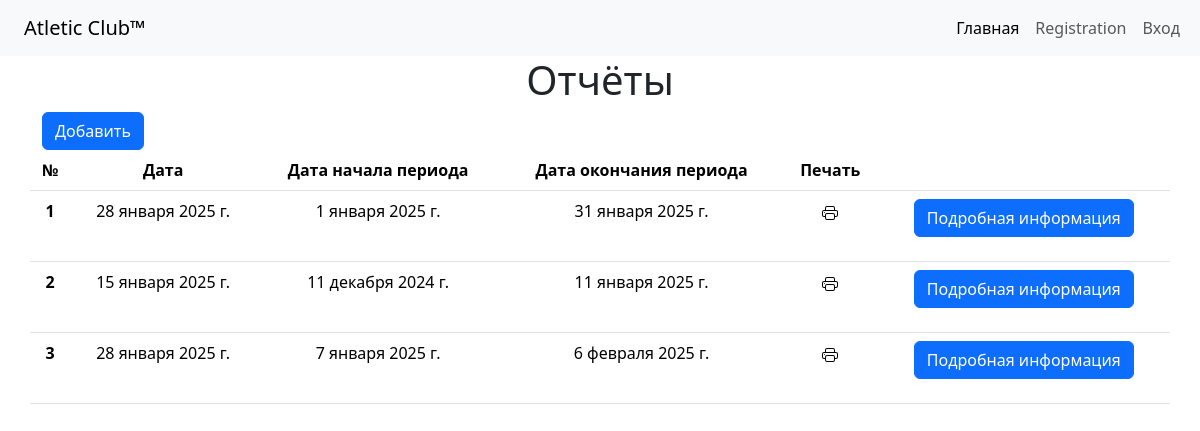
The page /reports/ on the database its author committed.
### diplom/reports/models.py (models this page shows)
class Reports(models.Model):
    date = models.DateField(verbose_name="Дата")
    date_since = models.DateField(verbose_name='Дата начала периода')
    date_to = models.DateField(verbose_name='Дата конца периода')

### diplom/reports/views.py (the view)
# urls.py: path('', views.ReportListView.as_view(), name='report_list'),
class ReportListView(ListView):
    model = models.Reports
    template_name = 'reports/report_list.html'
    context_object_name = 'report'

### diplom/templates/reports/report_list.html (shortened to what this page needs)
{% extends 'base.html' %}
{% block content %}
<table class="table text-center container">
    <div class="container">
      <h1 align="center">Отчёты</h1>
      <form action="{% url 'report_create' %}">
        <input class="btn btn-primary" type="submit" value="Добавить">
      </form>
    </div>
    <thead>
      <tr>
        <th scope="col">№</th>
        <th scope="col">Дата</th>
        <th scope="col">Дата начала периода</th>
        <th scope="col">Дата окончания периода</th>
        <th scope="col">Печать</th>
        <th scope="col"></th>
      </tr>
    </thead>
    <tbody>
        {% for c in report %}
      <tr>
        <th scope="row">{{c.pk}}</th>
        <td>{{c.date}}</td>
        <td>{{c.date_since}}</td>
        <td>{{c.date_to}}</td>
        <td>
        </td>
        <td>
          <form action="">
            <button class="btn btn-primary mb-3" type="submit">Подробная информация</button>
          </form>
        </td>
      </tr>
        {% endfor %}
    </tbody>
  </table>
{% endblock %}

### rows shown on the page
Reports: pk "1", date "28 января 2025 г.", date_since "1 января 2025 г.", date_to "31 января 2025 г."
Reports: pk "2", date "15 января 2025 г.", date_since "11 декабря 2024 г.", date_to "11 января 2025 г."
Reports: pk "3", date "28 января 2025 г.", date_since "7 января 2025 г.", date_to "6 февраля 2025 г."
